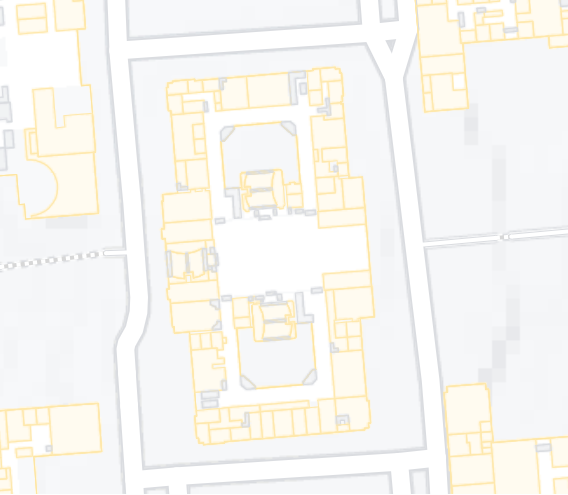
%> input picture tecnico_grid.png, 568 x 495 px
$ octave binaryocc.m   (GNU Octave 9; MATLAB toolbox functions it lacks are replaced by stand-ins)
%> lines starting %> are read from the running program, lines starting %| are printed output that depends on the picture
clear all;
close all;
%% The generation of the map

image = imread('tecnico_grid.png');
%> image is the input picture: size 495x568x3 uint8; mean R, G, B 248.3, 246.9, 242.6
imwrite(image, 'tecnico_grid.pgm');
imagePGM = imread('tecnico_grid.pgm');

imageBW = imagePGM > 254;
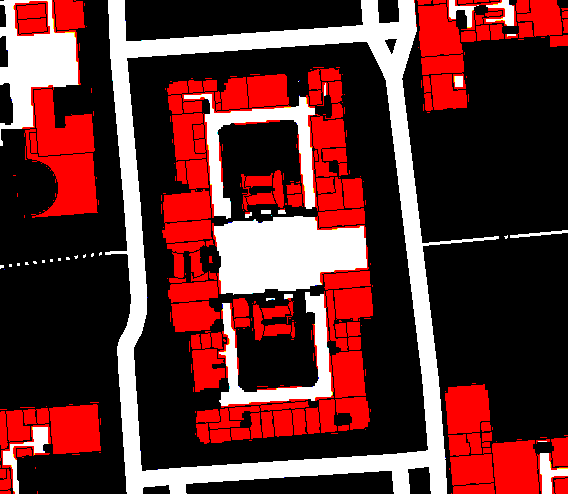
%> imageBW: size 495x568x3 logical; mean R, G, B 0.388, 0.186, 0.186
imageWB = 1 - imageBW;
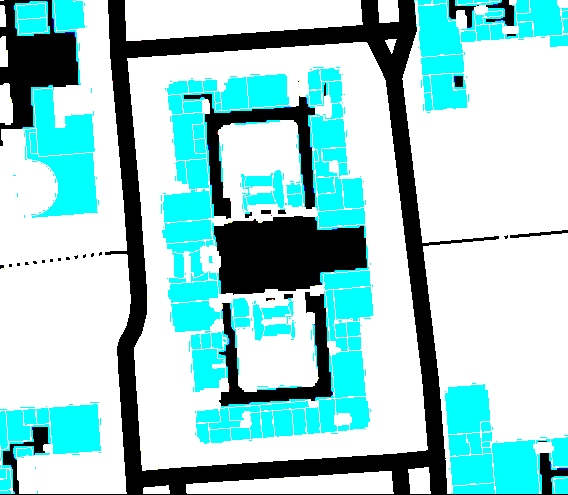
%> imageWB: size 495x568x3 double; mean R, G, B 0.612, 0.814, 0.814

%> (the run ends here)
